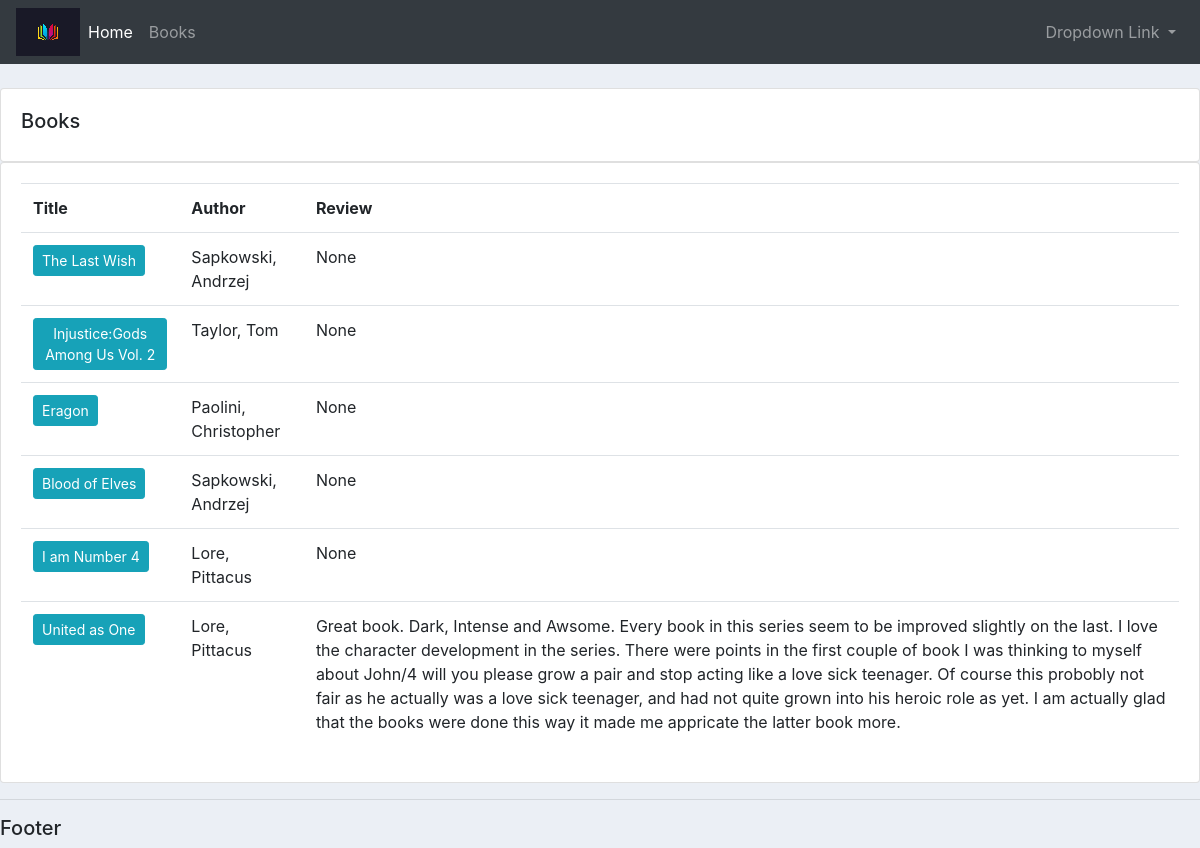
Before: /catalog/books with the older database file.
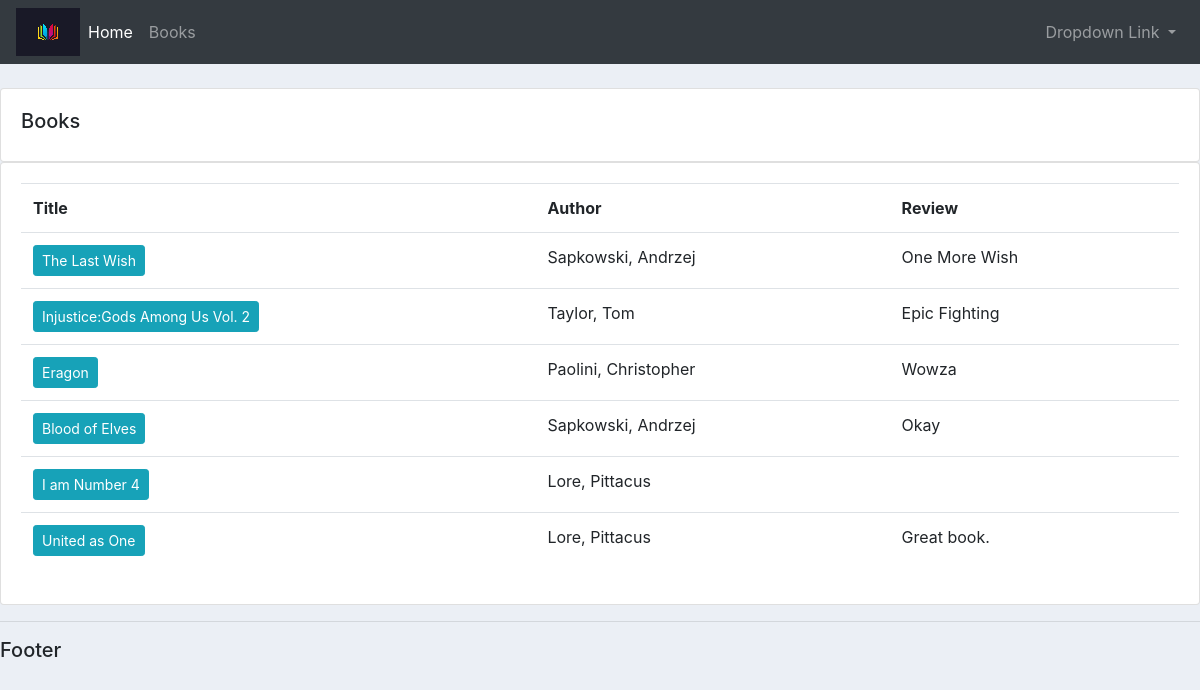
After: the same page with the newer database file.
### catalog/models.py (models this page shows, shortened)
class Book(models.Model):
    title = models.CharField(max_length=200)
    author = models.ForeignKey('Author', on_delete=models.SET_NULL, null = True)
    summary = models.TextField(max_length=1000, help_text='Enter a brief description of the book')
    isbn = models.CharField('ISBN', max_length=13, help_text='13 Character ISBN Number')
    review = models.TextField(max_length=1000, help_text='Give the book a review', null = True, blank=True)
    publisher = models.ForeignKey('Publisher', on_delete=models.SET_NULL, null=True, blank = True)
    yearPub = models.DateField(null=True, )

class Author(models.Model):
	first_name = models.CharField(max_length=100)
	last_name = models.CharField(max_length=100)
	date_of_birth = models.DateField(null = True, blank = True)
	date_of_death = models.DateField('Died', null=True, blank=True)
	class Meta:
		ordering = ['last_name', 'first_name']
	def __str__(self):
		return f'{self.last_name}, {self.first_name}'

### catalog/views.py (the view)
# urls.py: path('books', views.books, name = 'books'),
def books(request):
    books = Book.objects.all()
    return render(request, 'catalog/books.html', {'books': books})

### catalog/templates/catalog/books.html
{% extends 'catalog/main.html'%}
{% block content%}
<br />
<div class="row">
	<div class="col-md">
		<div class="card card-body">
			<h5>Books</h5>
		</div>
		<div class="card card-body">
			<table class="table">
				<tr>
					<th>Title</th>
					<th>Author</th>
					<th>Review</th>
				</tr>
				{% for i in books %}
					<tr>
						<td><a href="{% url 'instance' i.id %}" class="btn btn-sm btn-info">{{i.title}}</a></td>
						<td>{{i.author}}</td>
						<td>{{i.review}}</td>
					</tr>
				{% endfor %}
			</table>
		</div>
	</div>
</div>
{% endblock content%}

### catalog/templates/catalog/main.html (shortened to what this page needs)
{% load static %}
<!DOCTYPE html>
<html>
<head>
	<link rel="stylesheet" href="https://stackpath.bootstrapcdn.com/bootstrap/4.3.1/css/bootstrap.min.css">
	<link rel="stylesheet" href="{% static 'css/main.css' %}" type="text/css"/>
</head>
<body>
	{% include 'catalog/navbar.html' %}
	{% block content %}
	{% endblock %}
	<hr />
	<h5>Footer</h5>
</body>
</html>

### catalog/templates/catalog/navbar.html (shortened to what this page needs)
{% load static %}
<nav class="navbar navbar-expand-lg navbar-dark bg-dark">
	<img src="{% static 'images/output-onlinepngtools.png' %}" />
	<div class="collapse navbar-collapse" id="navbarNavDropdown">
		<ul class="navbar-nav mr-auto">
			<li class="nav-item active">
				<a class="nav-link" href="{% url 'home' %}">Home <span class="sr-only">(current)</span></a>
			</li>
			<li class="nav-item">
				<a class="nav-link" href="{% url 'books' %}">Books</a>
			</li>
		</ul>
		<ul class="navbar-nav">
			<li class="nav-item dropdown">
				<a class="nav-link dropdown-toggle" href="#" id="navbarDropdownMenuLink" data-toggle="dropdown" aria-haspopup="true" aria-expanded="false">
					Dropdown Link
				</a>
			</li>
		</ul>
	</div>
</nav>

### static/css/main.css (style rules this page uses)
body { background-color: #ebeff5 }

Changed rows visible on the page:
changed Book "The Last Wish": review "None" → "One More Wish"
changed Book "Injustice:Gods Among Us Vol. 2": review "None" → "Epic Fighting"
changed Book "Eragon": review "None" → "Wowza"
changed Book "Blood of Elves": review "None" → "Okay"
changed Book "I am Number 4": review "None" → (not shown)
changed Book "United as One": review "Great book. Dark, Intense and Awsome. Every book in this series seem to be improved slightly on the last. I love the character development in the series. There were points in the first couple of book I was thinking to myself about John/4 will you please grow a pair and stop acting like a love sick teenager. Of course this probobly not fair as he actually was a love sick teenager, and had not quite grown into his heroic role as yet. I am actually glad that the books were done this way it made me appricate the latter book more." → "Great book."
